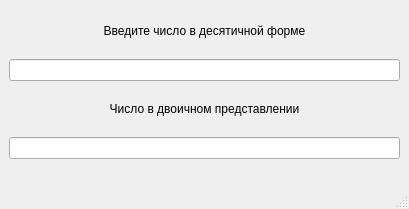
<?xml version="1.0" encoding="UTF-8"?>
<ui version="4.0">
 <class>MainWindow</class>
 <widget class="QMainWindow" name="MainWindow">
  <property name="geometry">
   <rect>
    <x>0</x>
    <y>0</y>
    <width>409</width>
    <height>209</height>
   </rect>
  </property>
  <property name="windowTitle">
   <string>MainWindow</string>
  </property>
  <widget class="QWidget" name="centralwidget">
   <layout class="QVBoxLayout" name="verticalLayout">
    <item>
     <widget class="QLabel" name="decimal_label">
      <property name="sizePolicy">
       <sizepolicy hsizetype="Preferred" vsizetype="Fixed">
        <horstretch>0</horstretch>
        <verstretch>0</verstretch>
       </sizepolicy>
      </property>
      <property name="text">
       <string>Введите число в десятичной форме</string>
      </property>
      <property name="alignment">
       <set>Qt::AlignCenter</set>
      </property>
     </widget>
    </item>
    <item>
     <widget class="QLineEdit" name="decimal_edit"/>
    </item>
    <item>
     <widget class="QLabel" name="binary_label">
      <property name="sizePolicy">
       <sizepolicy hsizetype="Preferred" vsizetype="Fixed">
        <horstretch>0</horstretch>
        <verstretch>0</verstretch>
       </sizepolicy>
      </property>
      <property name="text">
       <string>Число в двоичном представлении</string>
      </property>
      <property name="alignment">
       <set>Qt::AlignCenter</set>
      </property>
     </widget>
    </item>
    <item>
     <widget class="QLineEdit" name="binary_edit"/>
    </item>
   </layout>
  </widget>
  <widget class="QMenuBar" name="menubar">
   <property name="geometry">
    <rect>
     <x>0</x>
     <y>0</y>
     <width>409</width>
     <height>22</height>
    </rect>
   </property>
  </widget>
  <widget class="QStatusBar" name="statusbar"/>
 </widget>
 <resources/>
 <connections/>
</ui>
